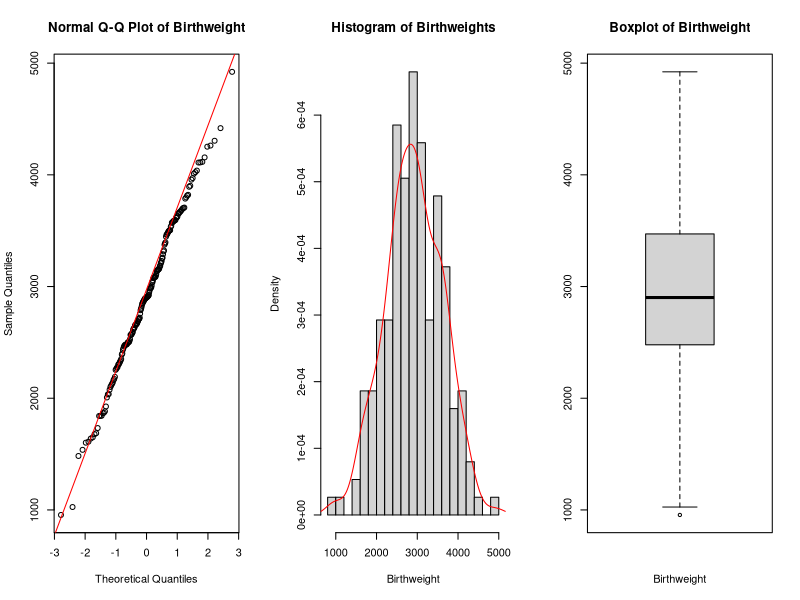
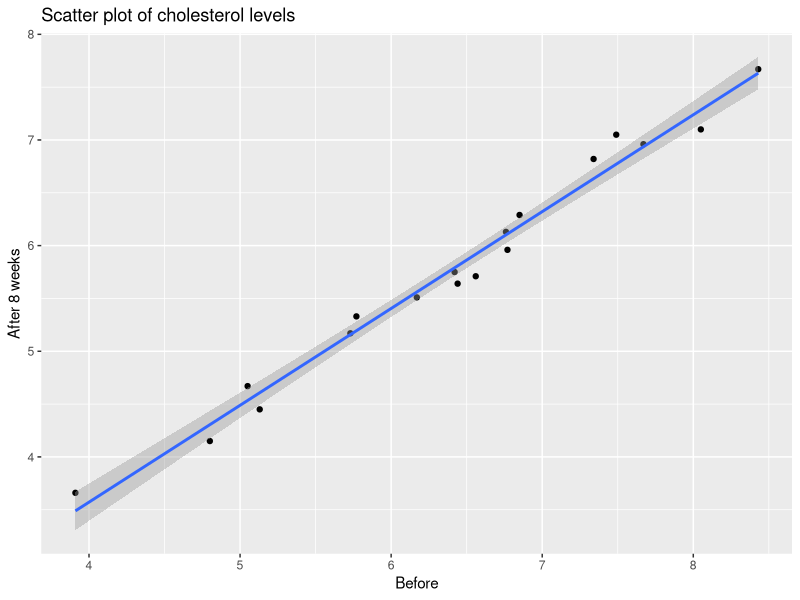
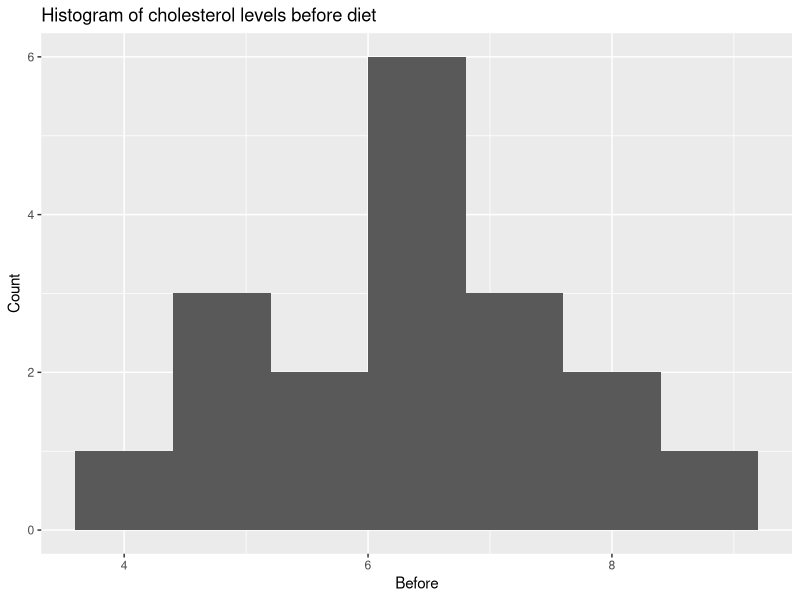
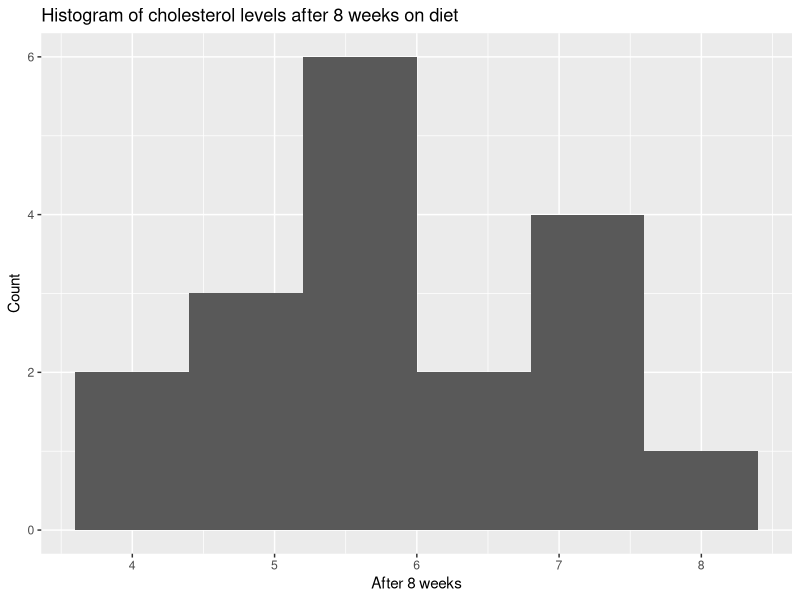
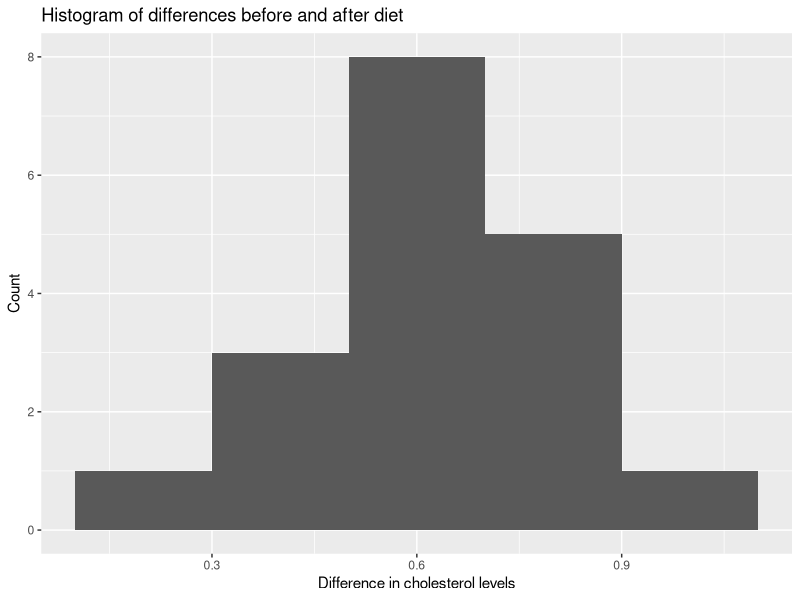
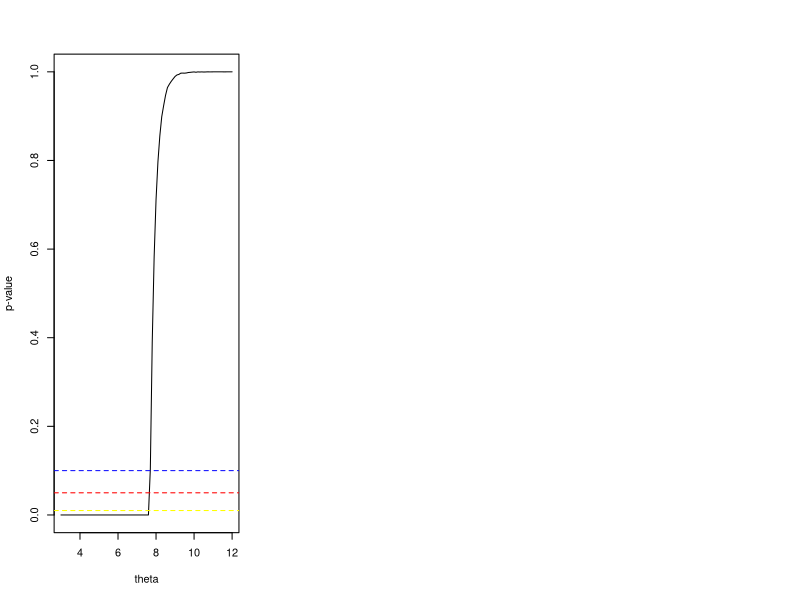
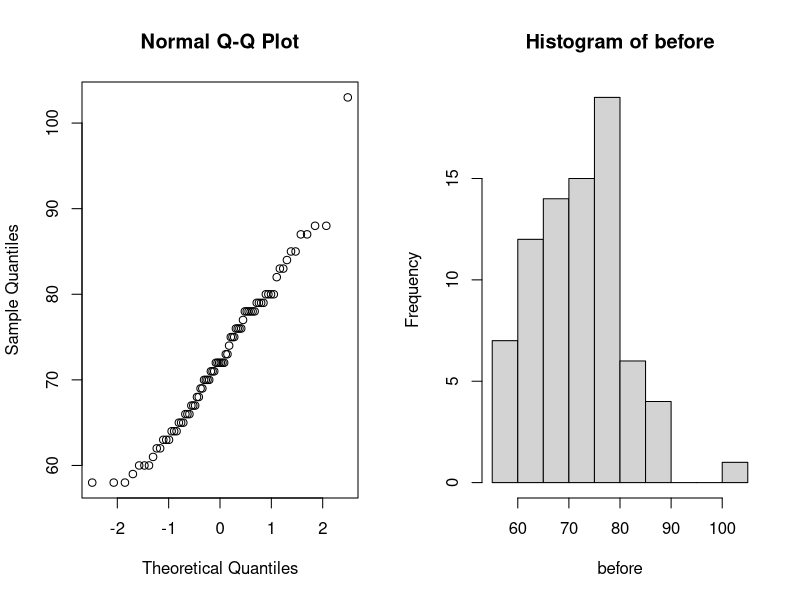
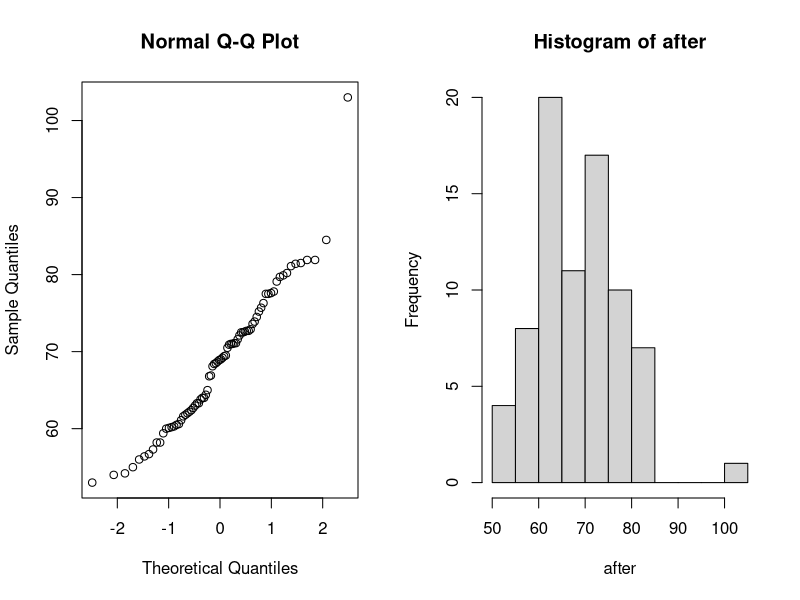

The R script that drew these images, in order:
## ---- chunk 1
birthweight = read.table(file = "birthweight.txt", header = TRUE)
data= birthweight$birthweight

## ---- chunk 2
par(mfrow=c(1,3))
qqnorm(data, main = "Normal Q-Q Plot of Birthweight")
qqline(data,col=" red ")

# Check for normality with histogram
hist(x = data,breaks=15,main = "Histogram of Birthweights",
     xlab = " Birthweight ",freq = FALSE)
lines(x= density(x= data), col=" red ")

# Check for normality with boxplot
boxplot (data , main =" Boxplot of Birthweight ",
         xlab =" Birthweight ")#horizontal = TRUE)

## ---- chunk 3
shapiro.test(data)
## ---- chunk 4
# construct Confidence Interval
mu <- mean(data)
stnd <-sd(data)
CI <- 0.96
alpha <- 1-CI
# Calculate the margin of error for a 95% confidence interval
z <- qnorm(1 - alpha/2) # 98th percentile of standard normal distribution
# Calculate the margin of error
me <- z * stnd / sqrt(length(data))
# Calculate the confidence interval
lower_ci = mu - me
upper_ci = mu + me
# Print the confidence interval
cat("Confidence Interval: [", lower_ci, ", ", upper_ci, "]", sep = "")
## ---- chunk 5
# construct a bounded 96%-CI for mu(mean)
for (sample_size in 1:1000) {
  lower_bound = mu - z*stnd/sqrt(sample_size)
  upper_bound = mu + z*stnd/sqrt(sample_size)
  CI_length <- upper_bound - lower_bound
  if (CI_length <= 100) {
    break
  }
}
cat("sample_size",sample_size)
## ---- chunk 6
# Compute a bootstrap 96%-CI for mu and compare it to the above CI.
library(boot)
B <- 1000 # Choose number of bootstrap resamples
boot_data <- boot(data, statistic = function(data, i) mean(data[i]), R = B)
boot_ci <- boot.ci(boot_data, type = "perc", conf = 0.96)
lower_bound_boot_ci <- boot_ci$percent[[4]]
upper_bound_boot_ci <- boot_ci$percent[[5]]
cat("boot_CI Confidence Interval: [",
    lower_bound_boot_ci, ", ",
    upper_bound_boot_ci, "]", sep = "")
## ---- chunk 7
# Verify this claim by using a one side t-test
t.test(data, mu = 2800, alternative = "greater")
## ---- chunk 8
# sign test
binom.test(sum(data > 2800), n=length(data), p = 0.5, alternative = "greater")
## ---- chunk 9
B = 1000; n = 50
psign = numeric(B) # will contain P-values of sign test
pttest = numeric(B) # will contain P-values of T test

for(i in 1:B) {
  x = sample(data, n)
  pttest[i] = t.test(x, mu=2800, alt='greater')[[3]] # extract P-value
  psign[i] = binom.test(sum(x>2800), n, alt='greater')[[3]] # extract P-value
}
power_ttest = sum(pttest<0.05)/B
power_sign = sum(psign<0.05)/B
cat("the powers of the t-test: ", power_ttest, ",
    the powers of the sing test: ",
    power_sign, sep = "")
## ---- chunk 10
# Set the number of samples to take and the lower probability
n_samples = 1000
p_left = 0.25
# Create an empty vector to store the sample probabilities
sample_probabilities = numeric(n_samples)
# Take n_samples samples of size n_samples from the birthweight vector
# Calculate the proportion of samples that have a weight less than 2600 grams
# Store the sample proportion in the sample_probabilities vector
for(i in 1:n_samples){
  sample = sample(data, n_samples, replace = TRUE)
  sample_probabilities[i] = sum(sample < 2600)/n_samples
}
# Calculate the standard deviation of the sample proportions
sample_sd = sd(sample_probabilities)
# Calculate the mean of the sample proportions
p_hat = mean(sample_probabilities)
# margin of error
me = p_hat - p_left
# Calculate the upper confidence interval
p_right = p_hat + me
# Calculate the z-score
z = me / sqrt((p_hat*(1-p_hat))/length(data))
# Calculate the level of significance
alpha = (1 - pnorm(z))*2
# Calculate the confidence level
confidence_level = 1 - alpha

cat("Confidence Interval: [", p_left,
    ", ", p_right, "]",
    "confidence_level: ",
    confidence_level,
    sep = "")
## ---- chunk 11
male_means = c()
female_means = c()

for (i in 1:1000) {
  # Select 34 males and 28 females with birthweight < 2600 g
  male_2600 = sample(data< 2600, 34)
  female_2600 = sample(data[data < 2600], 28)
   # Select 61 males and 65 females with birthweight >= 2600 g
  male_others = sample(data[data >= 2600], 61)
  female_others = sample(data[data >= 2600], 65)
   # Combine the selected males and females with birthweight < 2600 g
  males = c(male_2600, male_others)
  females = c(female_2600, female_others)
  # Calculate the mean birthweight for males and females
  male_means = c(male_means, mean(males))
  female_means = c(female_means, mean(females))
}
# Calculate the mean of the sample means for males and females
mean(male_means)
mean(female_means)
# Perform a two-sample t-test assuming unequal variances
t.test(male_means, female_means)
## ---- chunk 12
#library('tidyverse')
cholesterol <- read.table("cholesterol.txt", header = TRUE)

library(ggplot2)

summary(cholesterol)
par(mfrow=c(1,3))
# Regression the 2 variables are highly correlated
ggplot(cholesterol, aes(x = Before, y = After8weeks)) +
  geom_point() +
  geom_smooth(method = "lm") +
  labs(x = "Before", y = "After 8 weeks", title = "Scatter plot of cholesterol levels")
cor(cholesterol$Before, cholesterol$After8weeks)


# creating histograms
ggplot(cholesterol, aes(x = Before)) +
  geom_histogram(binwidth = 0.8) +
  labs(x = "Before",
       y = "Count",
       title = "Histogram of cholesterol levels before diet")

shapiro.test(cholesterol$Before) # accept null, data is normal

ggplot(cholesterol, aes(x = After8weeks)) +
  geom_histogram(binwidth = 0.8) +
  labs(x = "After 8 weeks",
       y = "Count",
       title = "Histogram of cholesterol levels after 8 weeks on diet")
shapiro.test(cholesterol$After8weeks) # accept null, data is normal
# checking difference
diff <- cholesterol$Before - cholesterol$After8weeks

ggplot(cholesterol, aes(x = Before - After8weeks)) +
  geom_histogram(binwidth = 0.2) +
  labs(
    x = "Difference in cholesterol levels",
       y = "Count",
       title = "Histogram of differences before and after diet")

shapiro.test(diff) # accept null, data is normal
## ---- chunk 13
wilcox.test(cholesterol$Before, cholesterol$After8weeks, paired = TRUE)
#strong evidence to suggest that the margarine diet #had an effect on cholesterol levels.
## ---- chunk 14
# Calculate estimate for theta
theta_hat <- 2*mean(cholesterol$After8weeks) - 3
sigma <- sqrt((theta_hat-3)^2/12)

n <- length(cholesterol$After8weeks)
z <- qnorm(0.975)

lower <- theta_hat - z*(sigma/sqrt(n))
upper <- theta_hat + z*(sigma/sqrt(n))
#confidence interval
c(lower, upper)
## ---- chunk 15
after = cholesterol$After8weeks
# Define the test statistic function
T <- function(x) max(x)

# Set up the range of theta values to test
theta_vals <- seq(3, 12, by = 0.1)

# Create a vector to store the p-values for each theta value
p_vals <- rep(NA, length(theta_vals))

# Perform the bootstrap test for each theta value
for (i in seq_along(theta_vals)) {
  # Generate bootstrap samples
  boot_samples <- replicate(10000, runif(18, min = 3, max = theta_vals[i]))
  # Calculate test statistics for bootstrap samples
  boot_t <- apply(boot_samples, 2, T)
  # Calculate p-value
  p_vals[i] <- mean(boot_t >= max(after))
}

# Plot the p-values as a function of theta
plot(theta_vals, p_vals, type = "l", xlab = "theta", ylab = "p-value")
abline(h = 0.01, col = "yellow", lty = 2)
abline(h = 0.05, col = "red", lty = 2)
abline(h = 0.1, col = "blue", lty = 2)


## ---- chunk 16

# Median test
binom.test(sum(cholesterol$After8weeks<6),length(cholesterol$After8weeks),p=0.5,alt="less")

binom.test(sum(cholesterol$After8weeks < 4.5), length(cholesterol$After8weeks), p = 0.25, alternative = "less", conf.level = 0.95)


## ---- chunk 17
data = read.table(file = "diet.txt", header = TRUE)
data$weight.lost=data$preweight-data$weight6weeks
## ---- chunk 18
before=data$preweight;after=data$weight6weeks
par(mfrow=c(1,2))

qqnorm(before)
hist(before)
qqnorm(after)
hist(after)
qqnorm(after-before)
hist(after-before)
t.test(before,after,paired=TRUE)
## ---- chunk 19
data$diet=factor(data$diet)
dataaov=lm(weight.lost~diet,data=data)
anova(dataaov)
## ---- chunk 20
par(mfrow=c(1,2)); qqnorm(residuals(dataaov))
plot(fitted(dataaov),residuals(dataaov))
## ---- chunk 21

summary(dataaov)

## ---- chunk 22
genderaov=lm(weight.lost~gender*diet,data=data)  
anova(genderaov)
## ---- chunk 23
preddata=data.frame(diet=c("1","2","3"))
predict(dataaov,preddata)


## ---- chunk 24
#install.packages('MASS')
library(MASS)
data(npk)
## ---- chunk 25
#Create a matrix of random plots
random_plots_matrix <- cbind(rep(1:24),rep(1:6, each = 4),
                             replicate(3, c(replicate(6, sample(c(1,1,0,0))))))
#Convert the matrix to a data frame
data_frame <- data.frame(random_plots_matrix)
#Set column names
header <- c("plot", "block", "N", "P", "K")
colnames(data_frame) <- header
#View the resulting data frame
head(data_frame)
## ---- chunk 26
par(mfrow=c(1,2))
# Subset the data to only include nitrogen treatment
npk_nitrogen  <- npk[npk$N == 1,]
# Calculate the average yield per block for nitrogen treatment
nitrogen_avg_yield  <- aggregate(yield ~ block, data = npk_nitrogen, FUN = mean)
# Subset the data to only include plots without nitrogen treatment
npk_no_nitrogen  <- npk[npk$N == 0,]
# Calculate the average yield per block for plots without nitrogen
#treatment
no_nitrogen_avg_yield  <- aggregate(yield ~ block, data = npk_no_nitrogen, FUN = mean)
# Make a boxplot comparing the average yield per block for nitrogen and no nitrogen
#treatments
boxplot(no_nitrogen_avg_yield$yield, nitrogen_avg_yield$yield,
        names = c("No Nitrogen Treatment", "Nitrogen Treatment"), ylab = "yield")
#legend("topleft", legend = c("Nitrogen Treatment", "No Nitrogen Treatment"))


avg_yield <- apply(cbind(nitrogen_avg_yield[[2]], no_nitrogen_avg_yield[[2]]),
                   1,
                   function(x) unname(unlist(x)))
rownames(avg_yield)<- c("nitrogen_avg_yield","no_nitrogen_avg_yield")

barplot(avg_yield, col = c("#1b98e0", "#353436"),beside = TRUE,
        xlab="blocks",ylab = "yield", ylim=c(0,90),
        names.arg=c("1", "2", "3", "4", "5", "6"))

legend("topleft", legend = c("Nitrogen Treatment", "No Nitrogen Treatment"),
       fill =c("#1b98e0", "#353436"))

## ---- chunk 27
par(mfrow=c(1,2))
# Check for normality with histogram
hist(x = npk$yield , breaks=7 ,main = "Histogram of yield",
     xlab = " yield ",freq = FALSE)
lines(x= density(x= npk$yield), col=" red ")

qqnorm(npk$yield)
qqline(npk$yield)

# Check for normality with boxplot
plot(yield ~ block + factor(N), data = npk)
# Shapiro-Wilk test
shapiro.test(npk$yield)

## ---- chunk 28
twoANOVA <- aov(yield ~ block * factor(N), data = npk)
summary(twoANOVA)
## ---- chunk 29
model1 = lm(yield ~ N:block + P + K,data=npk)
model2 = lm(yield ~ P:block + N + K,data=npk)
model3 = lm(yield ~ K:block + P + N,data=npk)

print('model 1: ')
anova(model1)
print('model 2: ')
anova(model2)
print('model 3: ')
anova(model3)


model_add = lm(yield ~ N+P+K+block, data=npk)
print('model all sum: ')
anova(model_add)


## ---- chunk 30
library(lme4)

npklmer= lmer(yield~N+(1|block), REML=FALSE, data=npk)
npklmer2=lmer(yield~(1|block), REML=FALSE, data=npk)
npkmaov=anova(npklmer2, npklmer)
npkmaov
